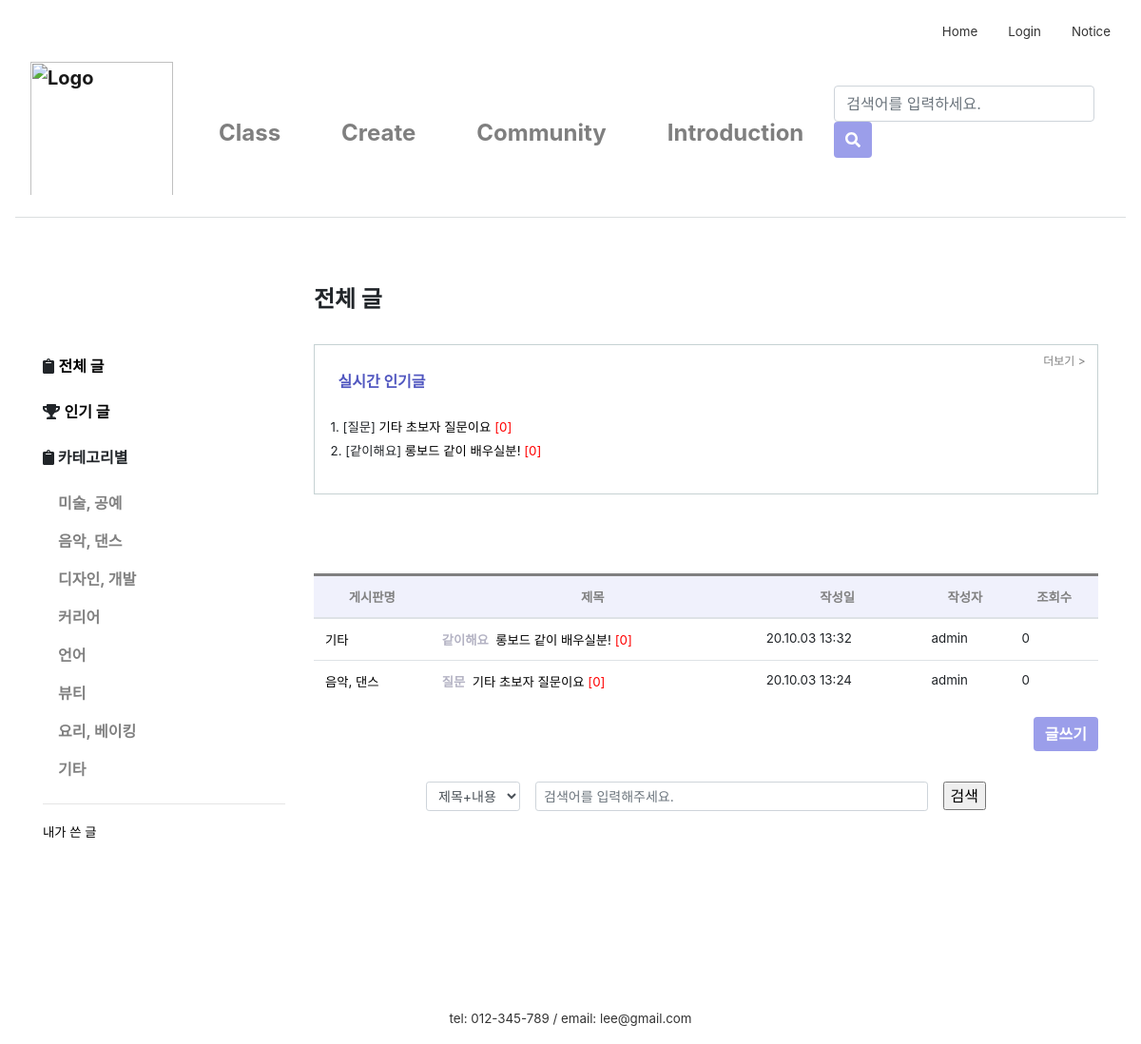
/community/, run on the app's committed database.
### firstApp/models.py (models this page shows, shortened)
class Category(models.Model):
    name = models.CharField(max_length=20)
    def __str__(self):
        return self.name

class Post(models.Model):
    author = models.ForeignKey(settings.AUTH_USER_MODEL, on_delete=models.CASCADE, default=1)
    category = models.ForeignKey('firstApp.Category', on_delete=models.CASCADE, default=2)
    bullet = models.ForeignKey('firstApp.Bullet', on_delete=models.CASCADE, default=1)
    title = models.CharField(max_length=60)
    text = RichTextUploadingField()
    created_date = models.DateTimeField(default=timezone.now)
    published_date = models.DateTimeField(
            blank=True, null=True)
    views = models.PositiveIntegerField(default=0)
    recommendations = models.PositiveIntegerField(default=0)
    class Meta:
        ordering = ['-id']

class Bullet(models.Model):
    name = models.CharField(max_length=20)
    def __str__(self):
        return self.name

### firstApp/views.py (the view)
# urls.py: path('community/', views.community, name='community'),
def community(request):
    if request.user is None:
        redirect('login')
    else:
        c = request.GET.get('c', '')
        k = request.GET.get('k', '')
        cateId = request.GET.get('cateId', '')  # url의 쿼리스트링을 가져온다. 없는 경우 공백을 리턴한다
        cate_list = Category.objects.all()
        best = ''
        if cateId == '':
            post_list = Post.objects.all()
            cateName = '전체 글'
            best = Post.objects.order_by('views');
        else:
            post_list = Post.objects.filter(category=cateId)
            cateName = get_object_or_404(Category, pk=cateId).name
        if k:  # k가 있으면
            if c == '1':
                post_list = post_list.filter(Q(title__icontains=k) | Q(text__icontains=k))  # 작성자에 k가 포함되어 있는 레코드만 필터링
            elif c == '2':
                filtered_author = get_object_or_None(User, username=k)
                post_list = post_list.filter(author=filtered_author)
        page = request.GET.get('page', 1)
        paginator = Paginator(post_list, 10)
        try:
            posts = paginator.page(page)
        except PageNotAnInteger:
            posts = paginator.page(1)
        except EmptyPage:
            posts = paginator.page(paginator.num_pages)
        return render(request, 'firstApp/community.html', {
            'posts': posts, 'cate_list': cate_list, 'cateName': cateName,
            'cateId': cateId, 'c': c, 'k': k, 'page': page, 'best': best})

### firstApp/templates/firstApp/community.html (shortened to what this page needs)
{% extends 'firstApp/base.html'%}
{% load static %}
{% block content %}
<link rel="stylesheet" href="{% static 'css/paginate.css' %}">
<link rel="stylesheet" href="{% static 'css/community.css' %}">
		<div class="container">
			<div class="row">
				<div class="col-sm-3">
					<br><br><br>
					<div class="left-sidebar">
						<ul>
                            <li><i class="fas fa-clipboard"></i>
								<a class="a_underline font-weight-bolder" href="{% url 'community' %}">전체 글</a>
							</li>
							<br>
							<li><i class="fas fa-trophy"></i>
								<a class="a_underline font-weight-bolder" href="{% url 'bestPost' %}">인기 글</a>
							</li>
							<br>
							<p class="font-weight-bolder"><i class="fas fa-clipboard"></i> 카테고리별</p>
							<ul class="nav flex-column">
								{% for category in cate_list %}
								<li>
									<a class="nav-link community-nav-link font-weight-bold" href="/community/?cateId={{category.pk}}">
										{{category.name}}
									</a>
								</li>
								{% endfor %}
							</ul>
							<hr>
							<li><a class="a_underline lighter" href="{% url 'myPost' %}" >내가 쓴 글</a></li>
						</ul>
					</div>
				</div>
				<div class="col-sm-9">
					<h4 style="font-weight:bold;">{{cateName}}</h4>
					<br>
					<div class="blog-post-area">
						{% if best %}
						<div class="container upper_box">
							<div class="text-right lighter" style="font-size:9pt;">
								<a class="a_underline" style="color:gray;" href="{% url 'bestPost' %}">더보기 ></a>
							</div>
							<div class="row" style="margin:0 0 2% 0; padding:0 1% 1% 1%; font-weight:bold; color:#5157C0">
								실시간 인기글
							</div>
							<div class="row lighter" >
							  <div class="col">
								  <ul>
								  {% for post in best|slice:":5"%}
								  	<li style="line-height:25px;">
										{{forloop.counter}}.
										[{{ post.bullet }}]
										<a class="a_underline" href="{% url 'post_detail' post.pk %}?cateId={{cateId}}&page={{page}}">
											{{ post.title|truncatechars:40 }}
											<span class="lighter" style="color:red;">[{{ post.comments.count }}]</span>
										</a>
									</li>
								  {% endfor %}
								  </ul>
							  </div>
							  <div class="col">
							  </div>
							</div>
						</div>
						{% endif %}
							<table class="table" style="border-top-style:solid;">
								<thead>
								<tr class="lighter text-center">
									<th>게시판명</th>
									<th>제목</th>
									<th>작성일</th>
									<th>작성자</th>
									<th>조회수</th>
								</tr>
								</thead>
								{% for post in posts %}
								<tr>
									<td class="lighter">
										<a class="a_underline" href="{% url 'community'%}?cateId={{post.category.pk}}">
											{{ post.category }}
										</a>
									</td>
									<td class="lighter">
										<span style="color:#B3B2C3; font-weight:bold;">{{ post.bullet }}</span>&nbsp;
										<a class="a_underline" href="{% url 'post_detail' post.pk %}?cateId={{cateId}}&page={{page}}">
											{{ post.title }}
										</a>
										<span class="lighter" style="color:red;">[{{ post.comments.count }}]</span>
									</td>
									<td class="lighter">{{post.created_date|date:'y.m.d H:i'}}</td>
									<td class="lighter">{{post.author}}</td>
									<td class="lighter">{{post.views}}</td>
								</tr>
								{% empty %}
								<tr>
									<td colspan="4"><p class="text-center" style="padding:20%">검색 결과가 없습니다.</p></td>
								</tr>
								{% endfor %}
							</table>
						{% if cateId != "0" %}
						<div align="right">
							<div id="btn">
								<a href="/createpost">
									<input class="btn btn-primary font-weight-bolder" type="button" value="글쓰기">
								</a>
							</div>
						</div>
						{% endif %}
					</div>
					{% if cateId != "0"%}
					<div class="community_search_bar">
					<form action="" method="get" class="form-inline d-flex justify-content-center md-form form-sm active-cyan-2 mt-2">
						<select name="c"class="form-control form-control-sm mr-3 w-15">
								<option value="1">제목+내용</option>
						</select>
					  <input class="form-control form-control-sm mr-3 w-50" type="text" placeholder="검색어를 입력해주세요."
						name="k" value="{{ k }}" aria-label="Search">
						<span class="community_search_icon">
							<input type="submit" value="검색">
						</span>
					</form>
					</div>
					{% else %}
					<br><br>
					{% endif %}
				</div>
			</div>
		</div>
{% endblock content %}

### firstApp/templates/firstApp/base.html (shortened to what this page needs)
{% load static %}
<link rel="stylesheet" href="https://stackpath.bootstrapcdn.com/bootstrap/4.4.1/css/bootstrap.min.css"
>
<link rel="stylesheet" href="{% static 'css/base.css' %}">
<link rel="stylesheet" href="{% static 'css/navbar_custom.css' %}">
<div class="inner">
  <nav class="nav nav-masthead justify-content-end">
    {% if user.is_active %}
    <a class="nav-link"><strong>{{user.username}}님, 환영합니다!</strong></a>
    <a class="nav-link active" href="/">Home</a>
    <a class="nav-link" href="/logout">Logout</a>
    <a class="nav-link" href="#">Notice</a>
    <a class="nav-link" href="/mypage">Mypage</a>
    {% else %}
    <a class="nav-link active" href="/">Home</a>
    <a class="nav-link" href="/login">Login</a>
    <a class="nav-link" href="#">Notice</a>
    {% endif %}
  </nav>
</div>
<nav class="navbar navbar-expand-lg  navbar-light navbar-custom">
  <a class="navbar-brand" href="/main"><img src="{% static 'image\logo_1.png' %}" alt="Logo" style="width:150px; padding-bottom:10px;"></a>
  <div class="collapse navbar-collapse" id="navbarCollapse">
    <ul class="navbar-nav mr-auto">
      <li class="nav-item nav-item-custom">
        <a class="nav-link" href="/class_search">Class</a>
      </li>
      <li class="nav-item nav-item-custom">
        <a class="nav-link" href="/intro_createclass">Create</a>
      </li>
      <li class="nav-item nav-item-custom">
        <a class="nav-link" href="/community">Community</a>
      </li>
      <li class="nav-item nav-item-custom">
        <a class="nav-link" href="#">Introduction</a>
      </li>
    </ul>
    <form class="form-inline mt-2 mt-md-0" action="{% url 'searchResult' %}" method="get">
      <input class="form-control mr-sm-2" type="search" placeholder="검색어를 입력하세요." aria-label="Search" name="qq" value="{{ qq }}">
      <button class="btn btn-primary my-2 my-sm-0" type="submit" style="height:38px">
        <i class="fas fa-search"></i>
      </button>
    </form>
  </div>
</nav>
<main role="main">
  {% block content %}
  {% endblock content%}
</main>
<footer class="mastfoot mt-auto text-center">
  <div class="inner" style="margin-top:10rem;">
    <p style="margin:0">tel: 012-345-789 /
      email: lee@gmail.com</p>
  </div>
</footer>

### firstApp/static/css/base.css (style rules this page uses)
.mastfoot { color: #333; }
.inner { font-size:10pt; }
.btn-primary, .btn-primary:active, .btn-primary:visited { background-color: #9B9EEA !important; border:none !important; color:white !important; }
.a_underline { color:black; }

### firstApp/static/css/navbar_custom.css (style rules this page uses)
a { color:#333; }
.navbar { border-bottom: 0.1px solid rgb(219, 222, 224); margin-bottom:3em; }
.navbar-custom { font-size: x-large; font-weight: bold; background-color: #fff; }
.nav-item-custom { padding-left: 1.5rem; padding-right: 1.5rem; }

### firstApp/static/css/community.css (style rules this page uses)
ul { list-style:none; padding-left:0 }
th { color:gray; background-color:#f0f1fc; }
.upper_box { border: #C6D2D3 0.05px solid; padding:1% 1.5% 2% 2% ; margin-bottom:10%; }
.lighter { font-size:10pt; }
.community-nav-link,.community_nav-link:visited { color:gray !important; }
.community_search_bar { margin-top:2rem; margin-bottom:3rem; }
.community_search_icon { color:#918FB7; }

### data on the page
Category: name "미술, 공예"
Category: name "음악, 댄스"
Category: name "디자인, 개발"
Category: name "커리어"
Category: name "언어"
Category: name "뷰티"
Category: name "요리, 베이킹"
Category: name "기타"
Post: bullet "질문", title "기타 초보자 질문이요", comments.count "0", category "음악, 댄스", created_date "20.10.03 13:24", author "admin", views "0"
Post: bullet "같이해요", title "롱보드 같이 배우실분!", comments.count "0", category "기타", created_date "20.10.03 13:32", author "admin", views "0"

### other printed values
{{ cateName }} "전체 글"
